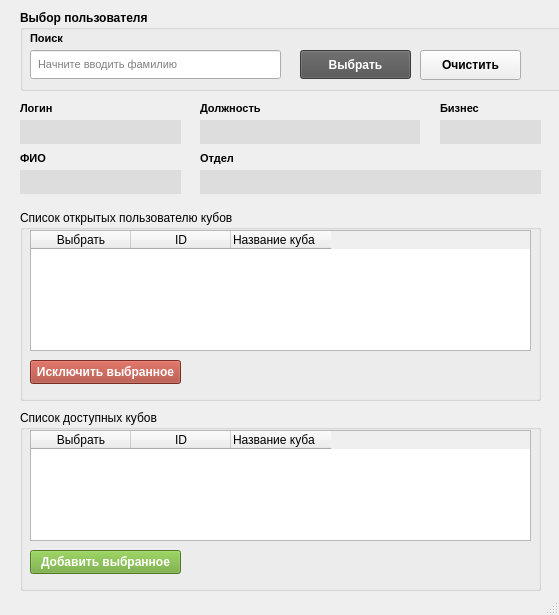
<?xml version="1.0" encoding="UTF-8"?>
<ui version="4.0">
 <class>MainWindow</class>
 <widget class="QMainWindow" name="MainWindow">
  <property name="geometry">
   <rect>
    <x>0</x>
    <y>0</y>
    <width>559</width>
    <height>615</height>
   </rect>
  </property>
  <property name="windowTitle">
   <string>Управление ролями пользователей в кубах</string>
  </property>
  <widget class="QWidget" name="centralwidget">
   <widget class="QLabel" name="label_6">
    <property name="geometry">
     <rect>
      <x>200</x>
      <y>100</y>
      <width>171</width>
      <height>16</height>
     </rect>
    </property>
    <property name="styleSheet">
     <string notr="true">font-weight: bold;
font-size:11px;
</string>
    </property>
    <property name="text">
     <string>Должность</string>
    </property>
   </widget>
   <widget class="QLabel" name="label_2">
    <property name="geometry">
     <rect>
      <x>20</x>
      <y>100</y>
      <width>171</width>
      <height>16</height>
     </rect>
    </property>
    <property name="font">
     <font>
      <pointsize>-1</pointsize>
      <weight>75</weight>
      <bold>true</bold>
     </font>
    </property>
    <property name="styleSheet">
     <string notr="true">font-weight: bold;
font-size:11px;
</string>
    </property>
    <property name="text">
     <string>Логин</string>
    </property>
   </widget>
   <widget class="QGroupBox" name="groupBox_1_tab">
    <property name="geometry">
     <rect>
      <x>20</x>
      <y>10</y>
      <width>611</width>
      <height>81</height>
     </rect>
    </property>
    <property name="font">
     <font>
      <weight>75</weight>
      <italic>false</italic>
      <bold>true</bold>
      <kerning>true</kerning>
     </font>
    </property>
    <property name="title">
     <string>Выбор пользователя</string>
    </property>
    <property name="flat">
     <bool>false</bool>
    </property>
    <property name="checkable">
     <bool>false</bool>
    </property>
    <widget class="QLabel" name="label">
     <property name="geometry">
      <rect>
       <x>10</x>
       <y>20</y>
       <width>231</width>
       <height>16</height>
      </rect>
     </property>
     <property name="styleSheet">
      <string notr="true">font-weight: bold;
font-size:11px;
</string>
     </property>
     <property name="text">
      <string>Поиск</string>
     </property>
    </widget>
    <widget class="QLineEdit" name="input_search_user">
     <property name="geometry">
      <rect>
       <x>10</x>
       <y>40</y>
       <width>251</width>
       <height>29</height>
      </rect>
     </property>
     <property name="autoFillBackground">
      <bool>false</bool>
     </property>
     <property name="styleSheet">
      <string notr="true">padding-left:5px;
font-size:11px;
font-weight:normal;</string>
     </property>
     <property name="inputMethodHints">
      <set>Qt::ImhNone</set>
     </property>
     <property name="readOnly">
      <bool>false</bool>
     </property>
     <property name="placeholderText">
      <string>Начните вводить фамилию</string>
     </property>
     <property name="clearButtonEnabled">
      <bool>false</bool>
     </property>
    </widget>
    <widget class="QPushButton" name="button_get_user_info">
     <property name="geometry">
      <rect>
       <x>280</x>
       <y>40</y>
       <width>111</width>
       <height>29</height>
      </rect>
     </property>
     <property name="styleSheet">
      <string notr="true">background-color:#525252;
font-weight:bold;
color:#FFFFFF;
</string>
     </property>
     <property name="text">
      <string>Выбрать</string>
     </property>
    </widget>
    <widget class="QPushButton" name="button_get_user_info_clear">
     <property name="geometry">
      <rect>
       <x>400</x>
       <y>40</y>
       <width>101</width>
       <height>30</height>
      </rect>
     </property>
     <property name="text">
      <string>Очистить</string>
     </property>
    </widget>
   </widget>
   <widget class="QLabel" name="label_3">
    <property name="geometry">
     <rect>
      <x>20</x>
      <y>150</y>
      <width>171</width>
      <height>16</height>
     </rect>
    </property>
    <property name="styleSheet">
     <string notr="true">font-weight: bold;
font-size:11px;
</string>
    </property>
    <property name="text">
     <string>ФИО</string>
    </property>
   </widget>
   <widget class="QLabel" name="label_7">
    <property name="geometry">
     <rect>
      <x>440</x>
      <y>100</y>
      <width>71</width>
      <height>16</height>
     </rect>
    </property>
    <property name="styleSheet">
     <string notr="true">font-weight: bold;
font-size:11px;
</string>
    </property>
    <property name="text">
     <string>Бизнес</string>
    </property>
   </widget>
   <widget class="QLineEdit" name="info_userPosition">
    <property name="geometry">
     <rect>
      <x>200</x>
      <y>120</y>
      <width>220</width>
      <height>24</height>
     </rect>
    </property>
    <property name="autoFillBackground">
     <bool>false</bool>
    </property>
    <property name="styleSheet">
     <string notr="true">padding-left:5px;
font-size:11px;
background-color:#DDDDDD;
border:none;
</string>
    </property>
    <property name="inputMethodHints">
     <set>Qt::ImhNone</set>
    </property>
    <property name="echoMode">
     <enum>QLineEdit::Normal</enum>
    </property>
    <property name="readOnly">
     <bool>true</bool>
    </property>
    <property name="placeholderText">
     <string/>
    </property>
    <property name="clearButtonEnabled">
     <bool>false</bool>
    </property>
   </widget>
   <widget class="QLineEdit" name="info_userDepartment">
    <property name="geometry">
     <rect>
      <x>200</x>
      <y>170</y>
      <width>341</width>
      <height>24</height>
     </rect>
    </property>
    <property name="autoFillBackground">
     <bool>false</bool>
    </property>
    <property name="styleSheet">
     <string notr="true">padding-left:5px;
font-size:11px;
background-color:#DDDDDD;
border:none;
</string>
    </property>
    <property name="inputMethodHints">
     <set>Qt::ImhNone</set>
    </property>
    <property name="readOnly">
     <bool>true</bool>
    </property>
    <property name="placeholderText">
     <string/>
    </property>
    <property name="clearButtonEnabled">
     <bool>false</bool>
    </property>
   </widget>
   <widget class="QLineEdit" name="info_userBusiness">
    <property name="geometry">
     <rect>
      <x>440</x>
      <y>120</y>
      <width>101</width>
      <height>24</height>
     </rect>
    </property>
    <property name="autoFillBackground">
     <bool>false</bool>
    </property>
    <property name="styleSheet">
     <string notr="true">padding-left:5px;
font-size:11px;
background-color:#DDDDDD;
border:none;</string>
    </property>
    <property name="inputMethodHints">
     <set>Qt::ImhNone</set>
    </property>
    <property name="readOnly">
     <bool>true</bool>
    </property>
    <property name="placeholderText">
     <string/>
    </property>
    <property name="clearButtonEnabled">
     <bool>false</bool>
    </property>
   </widget>
   <widget class="QLineEdit" name="info_userShortName">
    <property name="geometry">
     <rect>
      <x>20</x>
      <y>170</y>
      <width>161</width>
      <height>24</height>
     </rect>
    </property>
    <property name="autoFillBackground">
     <bool>false</bool>
    </property>
    <property name="styleSheet">
     <string notr="true">padding-left:5px;
font-size:11px;
background-color:#DDDDDD;
border:none;
</string>
    </property>
    <property name="inputMethodHints">
     <set>Qt::ImhNone</set>
    </property>
    <property name="readOnly">
     <bool>true</bool>
    </property>
    <property name="placeholderText">
     <string/>
    </property>
    <property name="clearButtonEnabled">
     <bool>false</bool>
    </property>
   </widget>
   <widget class="QLineEdit" name="info_userLogin">
    <property name="geometry">
     <rect>
      <x>20</x>
      <y>120</y>
      <width>161</width>
      <height>24</height>
     </rect>
    </property>
    <property name="autoFillBackground">
     <bool>false</bool>
    </property>
    <property name="styleSheet">
     <string notr="true">padding-left:5px;
font-size:11px;
background-color:#DDDDDD;
border:none;
</string>
    </property>
    <property name="inputMethodHints">
     <set>Qt::ImhNone</set>
    </property>
    <property name="readOnly">
     <bool>true</bool>
    </property>
    <property name="placeholderText">
     <string/>
    </property>
    <property name="clearButtonEnabled">
     <bool>false</bool>
    </property>
   </widget>
   <widget class="QLabel" name="label_5">
    <property name="geometry">
     <rect>
      <x>200</x>
      <y>150</y>
      <width>81</width>
      <height>16</height>
     </rect>
    </property>
    <property name="styleSheet">
     <string notr="true">font-weight: bold;
font-size:11px;
</string>
    </property>
    <property name="text">
     <string>Отдел</string>
    </property>
   </widget>
   <widget class="QGroupBox" name="groupBox_2">
    <property name="geometry">
     <rect>
      <x>20</x>
      <y>210</y>
      <width>521</width>
      <height>191</height>
     </rect>
    </property>
    <property name="title">
     <string>Список открытых пользователю кубов</string>
    </property>
    <property name="flat">
     <bool>false</bool>
    </property>
    <property name="checkable">
     <bool>false</bool>
    </property>
    <widget class="QTableWidget" name="tableActiveListCubes">
     <property name="geometry">
      <rect>
       <x>10</x>
       <y>20</y>
       <width>501</width>
       <height>121</height>
      </rect>
     </property>
     <property name="horizontalScrollBarPolicy">
      <enum>Qt::ScrollBarAlwaysOff</enum>
     </property>
     <property name="sortingEnabled">
      <bool>true</bool>
     </property>
     <column>
      <property name="text">
       <string>Выбрать</string>
      </property>
     </column>
     <column>
      <property name="text">
       <string>ID</string>
      </property>
     </column>
     <column>
      <property name="text">
       <string>Название куба</string>
      </property>
      <property name="font">
       <font>
        <weight>50</weight>
        <bold>false</bold>
        <strikeout>false</strikeout>
       </font>
      </property>
      <property name="textAlignment">
       <set>AlignLeading|AlignVCenter</set>
      </property>
     </column>
    </widget>
    <widget class="QPushButton" name="btn_remove">
     <property name="geometry">
      <rect>
       <x>10</x>
       <y>150</y>
       <width>151</width>
       <height>24</height>
      </rect>
     </property>
     <property name="styleSheet">
      <string notr="true">background-color:#a83e32;
font-weight:bold;
color:#FFFFFF;
</string>
     </property>
     <property name="text">
      <string>Исключить выбранное</string>
     </property>
    </widget>
   </widget>
   <widget class="QGroupBox" name="groupBox_3">
    <property name="geometry">
     <rect>
      <x>20</x>
      <y>410</y>
      <width>521</width>
      <height>181</height>
     </rect>
    </property>
    <property name="title">
     <string>Список доступных кубов</string>
    </property>
    <property name="flat">
     <bool>false</bool>
    </property>
    <property name="checkable">
     <bool>false</bool>
    </property>
    <widget class="QTableWidget" name="tableListCubes">
     <property name="geometry">
      <rect>
       <x>10</x>
       <y>20</y>
       <width>501</width>
       <height>111</height>
      </rect>
     </property>
     <property name="horizontalScrollBarPolicy">
      <enum>Qt::ScrollBarAlwaysOff</enum>
     </property>
     <property name="tabKeyNavigation">
      <bool>true</bool>
     </property>
     <property name="sortingEnabled">
      <bool>true</bool>
     </property>
     <column>
      <property name="text">
       <string>Выбрать</string>
      </property>
      <property name="textAlignment">
       <set>AlignCenter</set>
      </property>
     </column>
     <column>
      <property name="text">
       <string>ID</string>
      </property>
     </column>
     <column>
      <property name="text">
       <string>Название куба</string>
      </property>
      <property name="font">
       <font>
        <weight>50</weight>
        <bold>false</bold>
        <strikeout>false</strikeout>
       </font>
      </property>
      <property name="textAlignment">
       <set>AlignLeading|AlignVCenter</set>
      </property>
     </column>
    </widget>
    <widget class="QPushButton" name="btn_add">
     <property name="geometry">
      <rect>
       <x>10</x>
       <y>140</y>
       <width>151</width>
       <height>24</height>
      </rect>
     </property>
     <property name="styleSheet">
      <string notr="true">background-color:#6da832;
font-weight:bold;
color:#FFFFFF;
</string>
     </property>
     <property name="text">
      <string>Добавить выбранное</string>
     </property>
    </widget>
   </widget>
  </widget>
  <widget class="QStatusBar" name="statusbar"/>
 </widget>
 <resources/>
 <connections>
  <connection>
   <sender>button_get_user_info_clear</sender>
   <signal>clicked()</signal>
   <receiver>input_search_user</receiver>
   <slot>clear()</slot>
   <hints>
    <hint type="sourcelabel">
     <x>457</x>
     <y>66</y>
    </hint>
    <hint type="destinationlabel">
     <x>243</x>
     <y>70</y>
    </hint>
   </hints>
  </connection>
  <connection>
   <sender>button_get_user_info_clear</sender>
   <signal>clicked()</signal>
   <receiver>info_userLogin</receiver>
   <slot>clear()</slot>
   <hints>
    <hint type="sourcelabel">
     <x>480</x>
     <y>65</y>
    </hint>
    <hint type="destinationlabel">
     <x>145</x>
     <y>130</y>
    </hint>
   </hints>
  </connection>
  <connection>
   <sender>button_get_user_info_clear</sender>
   <signal>clicked()</signal>
   <receiver>info_userPosition</receiver>
   <slot>clear()</slot>
   <hints>
    <hint type="sourcelabel">
     <x>496</x>
     <y>62</y>
    </hint>
    <hint type="destinationlabel">
     <x>334</x>
     <y>139</y>
    </hint>
   </hints>
  </connection>
  <connection>
   <sender>button_get_user_info_clear</sender>
   <signal>clicked()</signal>
   <receiver>info_userBusiness</receiver>
   <slot>clear()</slot>
   <hints>
    <hint type="sourcelabel">
     <x>508</x>
     <y>64</y>
    </hint>
    <hint type="destinationlabel">
     <x>521</x>
     <y>131</y>
    </hint>
   </hints>
  </connection>
  <connection>
   <sender>button_get_user_info_clear</sender>
   <signal>clicked()</signal>
   <receiver>info_userShortName</receiver>
   <slot>clear()</slot>
   <hints>
    <hint type="sourcelabel">
     <x>462</x>
     <y>64</y>
    </hint>
    <hint type="destinationlabel">
     <x>163</x>
     <y>173</y>
    </hint>
   </hints>
  </connection>
  <connection>
   <sender>button_get_user_info_clear</sender>
   <signal>clicked()</signal>
   <receiver>info_userDepartment</receiver>
   <slot>clear()</slot>
   <hints>
    <hint type="sourcelabel">
     <x>468</x>
     <y>67</y>
    </hint>
    <hint type="destinationlabel">
     <x>331</x>
     <y>185</y>
    </hint>
   </hints>
  </connection>
 </connections>
</ui>
